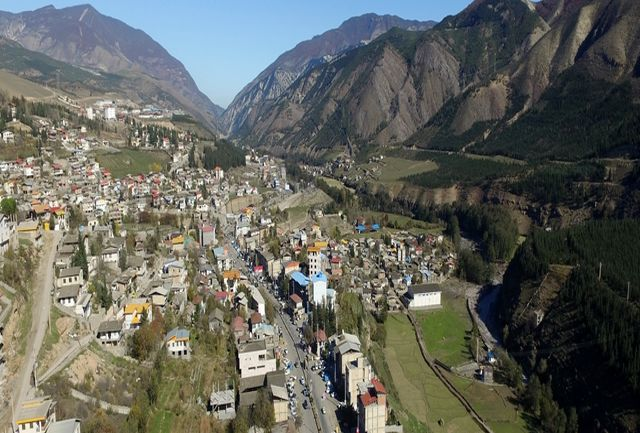
#> input picture 96131125_HW01/Images/Mazandaran.jpg, 640 x 433 px, found by its file name
$ python problem-1.py
#> lines starting #> are read from the running program, lines starting #| are printed output that depends on the picture
import numpy as np
import cv2 as cv
import matplotlib.pyplot as plt


def gamma_transform(img, c=1.0, gamma=1.0):
    """
    Gamma Transform, this function avoid repetition in calculation
    :param img: input image
    :param c:
    :param gamma:
    :return:
    """
    table = np.array([((i / 255.0) ** gamma) * 255 for i in np.arange(0, 256)])
    table = np.uint8(table)

    # apply gamma correction using the lookup table
    return cv.LUT(img, table)


# path of image
img_path = '.\Images\Mazandaran.jpg'

# read image form file
img = cv.imread(filename=img_path, flags=cv.IMREAD_GRAYSCALE)
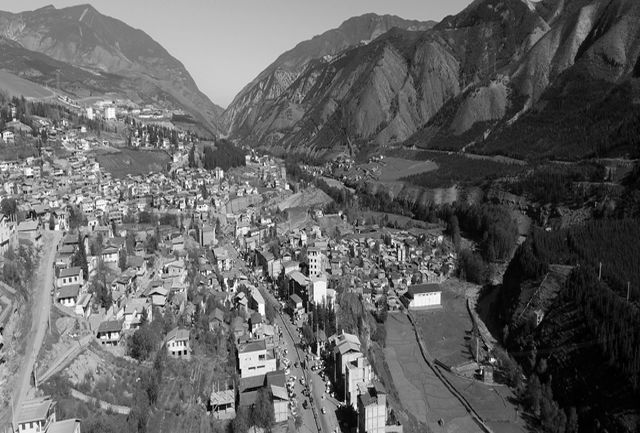
#> img: shape (433, 640); min 0, max 255, mean 99

# different gammas
gammas = [0.04, 0.10, 0.20, 0.40, 0.67, 1, 1.5, 2.5, 5, 10, 25]

# display image
fig = plt.figure()
ax = plt.subplot(3,4,1)
ax.set_title("Input Image")
plt.imshow(img, cmap='gray')
plt.gca().axes.get_xaxis().set_visible(False)
plt.gca().axes.get_yaxis().set_visible(False)


for idx, gamma in enumerate(gammas):
    new_img = gamma_transform(img=img, c=1, gamma=gamma)
    ax = plt.subplot(3, 4, idx+2)
    ax.set_title("Gamma ({})".format(gamma))
    plt.imshow(new_img, cmap='gray')
    plt.gca().axes.get_xaxis().set_visible(False)
    plt.gca().axes.get_yaxis().set_visible(False)
#> this loop made 11 passes
#> pass 1, `new_img = gamma_transform(img=img, c=1, gamma=gamma)`:
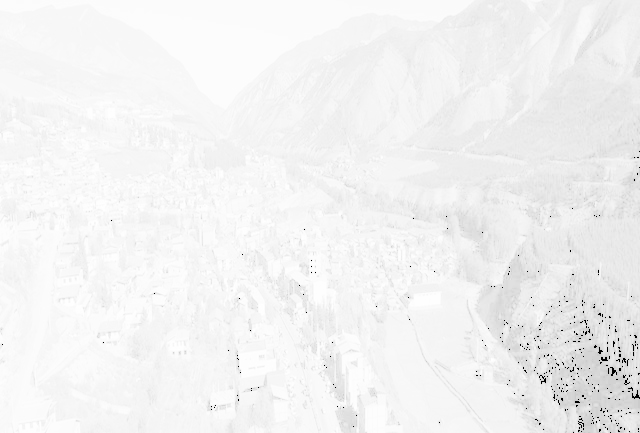
#> new_img: shape (433, 640); min 0, max 255, mean 242
#> pass 2, `new_img = gamma_transform(img=img, c=1, gamma=gamma)`:
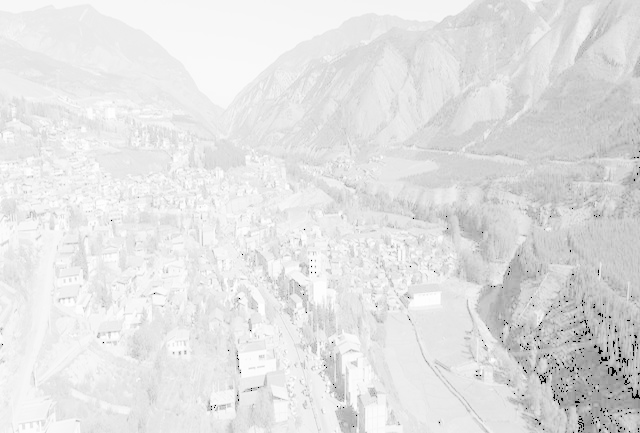
#> new_img: shape (433, 640); min 0, max 255, mean 225.8
#> pass 3, `new_img = gamma_transform(img=img, c=1, gamma=gamma)`:
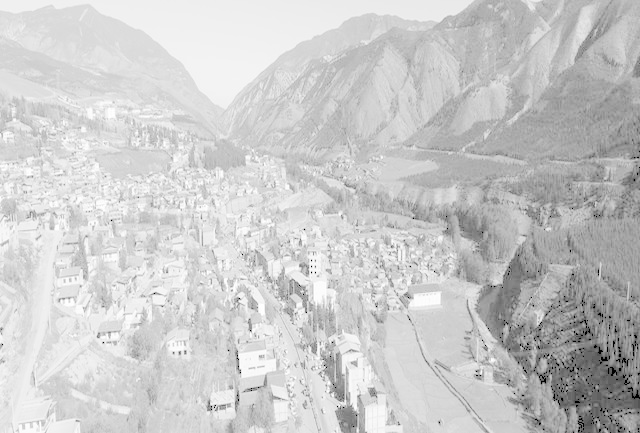
#> new_img: shape (433, 640); min 0, max 255, mean 202.2

plt.show()
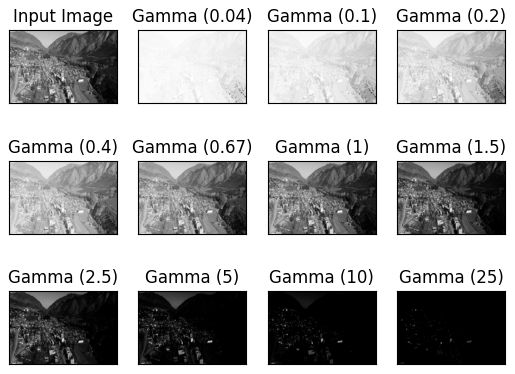
#> figure drawn by matplotlib, 12 panels

$ run again, with 96131125_HW01/Images/Cont1.jpg copied over 96131125_HW01/Images/Mazandaran.jpg
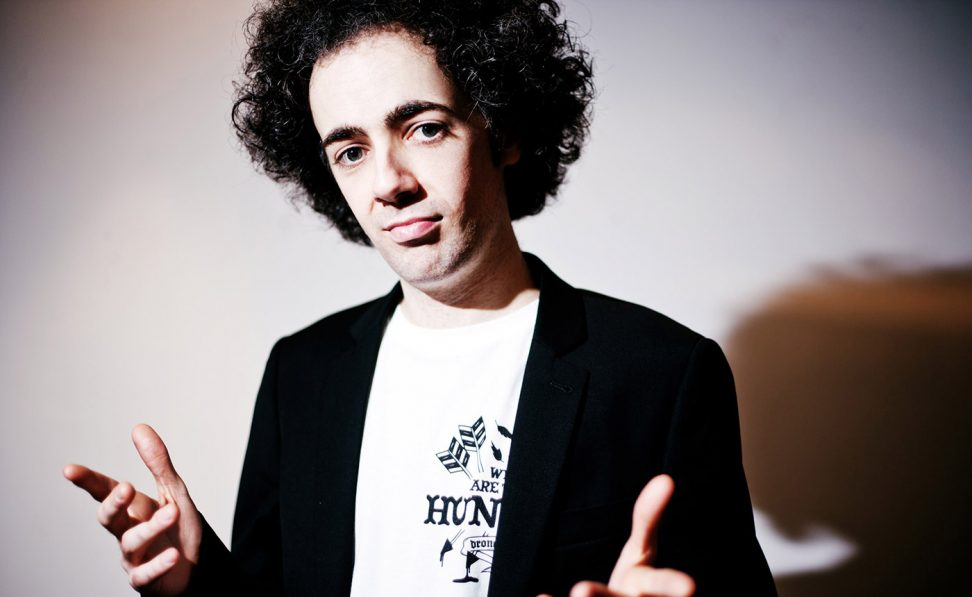
#> input picture 96131125_HW01/Images/Cont1.jpg, 972 x 597 px, found by its file name
#> the loop `for idx, gamma in enumerate(gammas):` made 11 passes
#> pass 1, `new_img = gamma_transform(img=img, c=1, gamma=gamma)`:
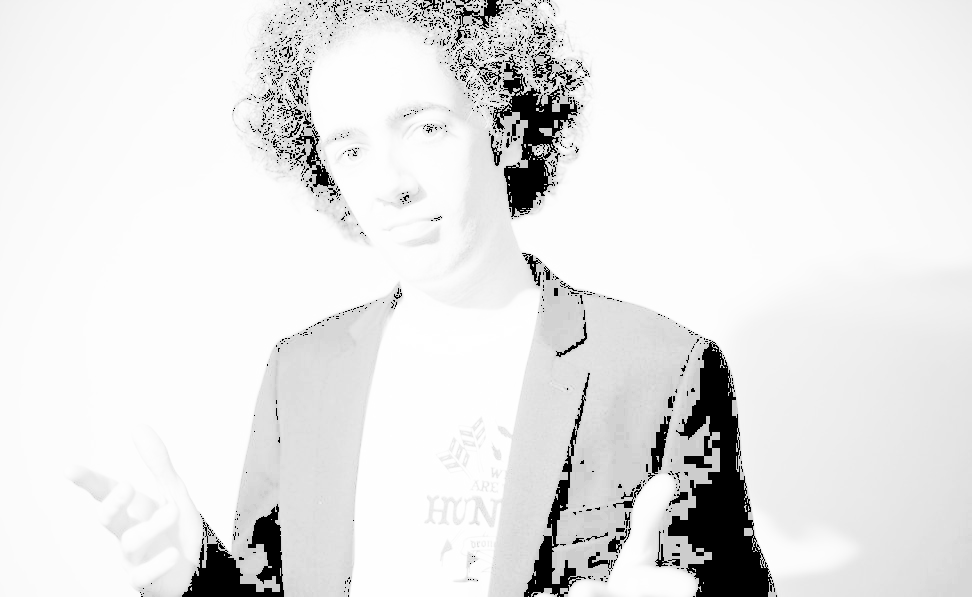
#> new_img: shape (597, 972); min 0, max 255, mean 229.7
#> pass 3, `new_img = gamma_transform(img=img, c=1, gamma=gamma)`:
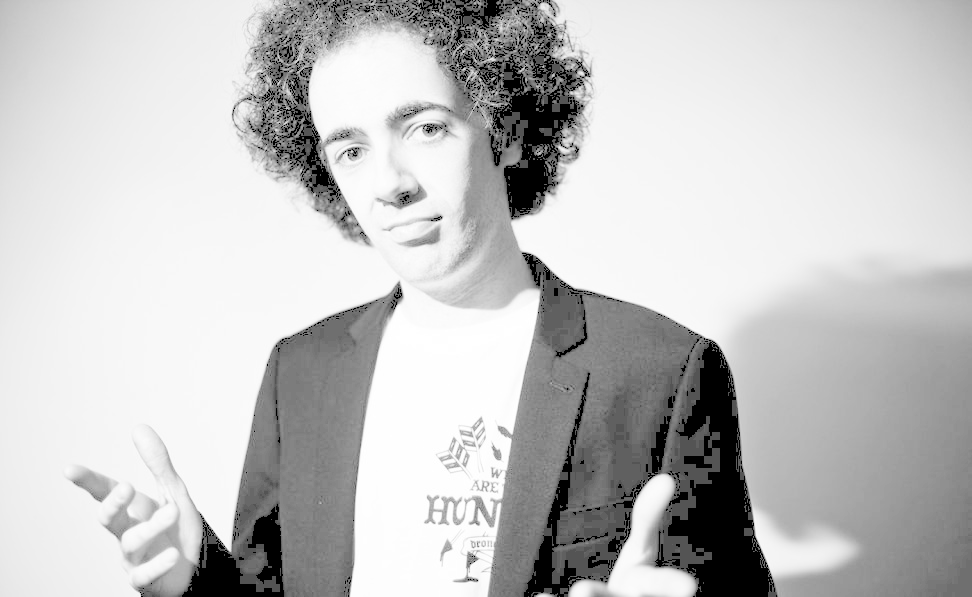
#> new_img: shape (597, 972); min 0, max 255, mean 195.2

$ run again, with 96131125_HW01/Images/Strike.jpg copied over 96131125_HW01/Images/Mazandaran.jpg
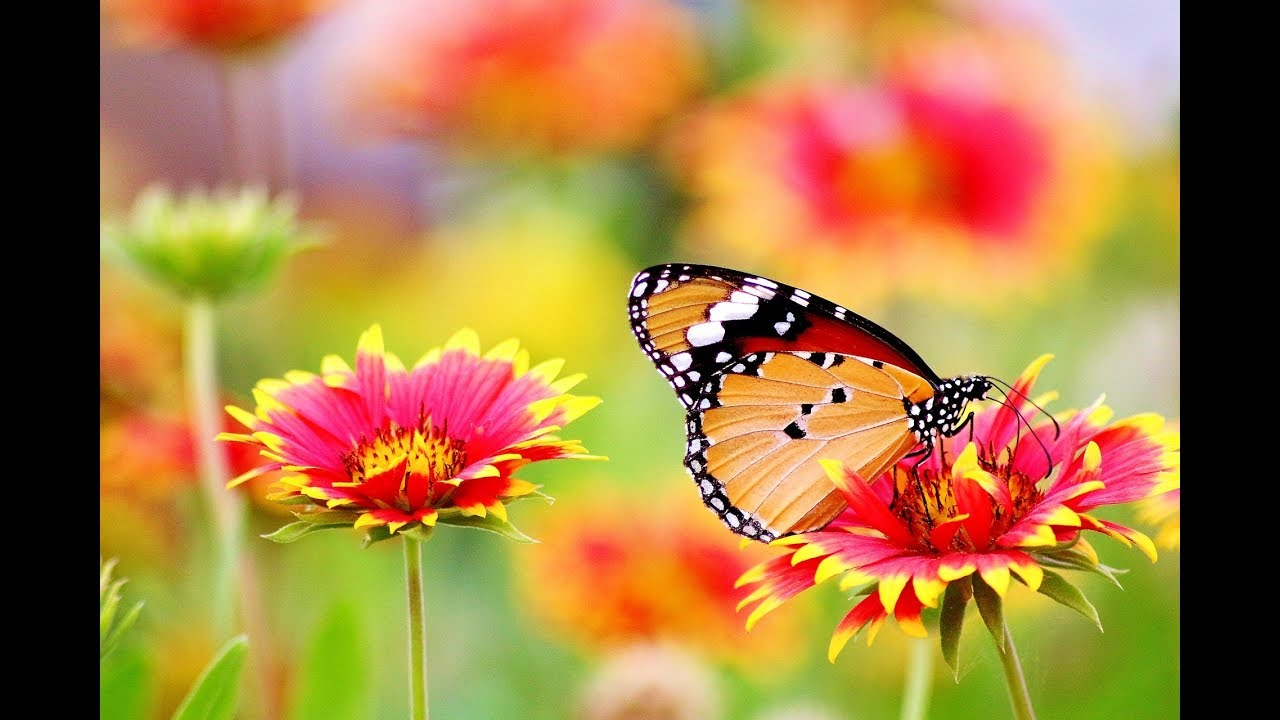
#> input picture 96131125_HW01/Images/Strike.jpg, 1280 x 720 px, found by its file name
#> `img = cv.imread(filename=img_path, flags=cv.IMREAD_GRAYSCALE)`:
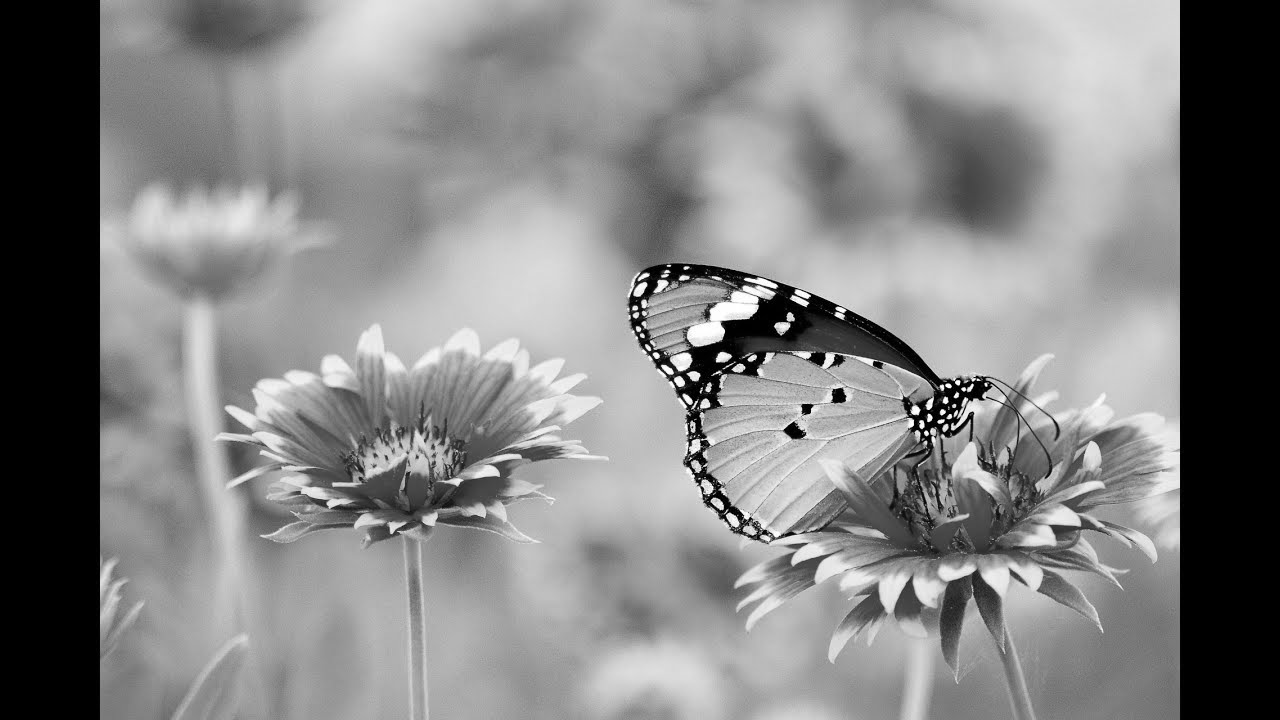
#> img: shape (720, 1280); min 0, max 255, mean 132.6
#> the loop `for idx, gamma in enumerate(gammas):` made 11 passes
#> pass 3, `new_img = gamma_transform(img=img, c=1, gamma=gamma)`:
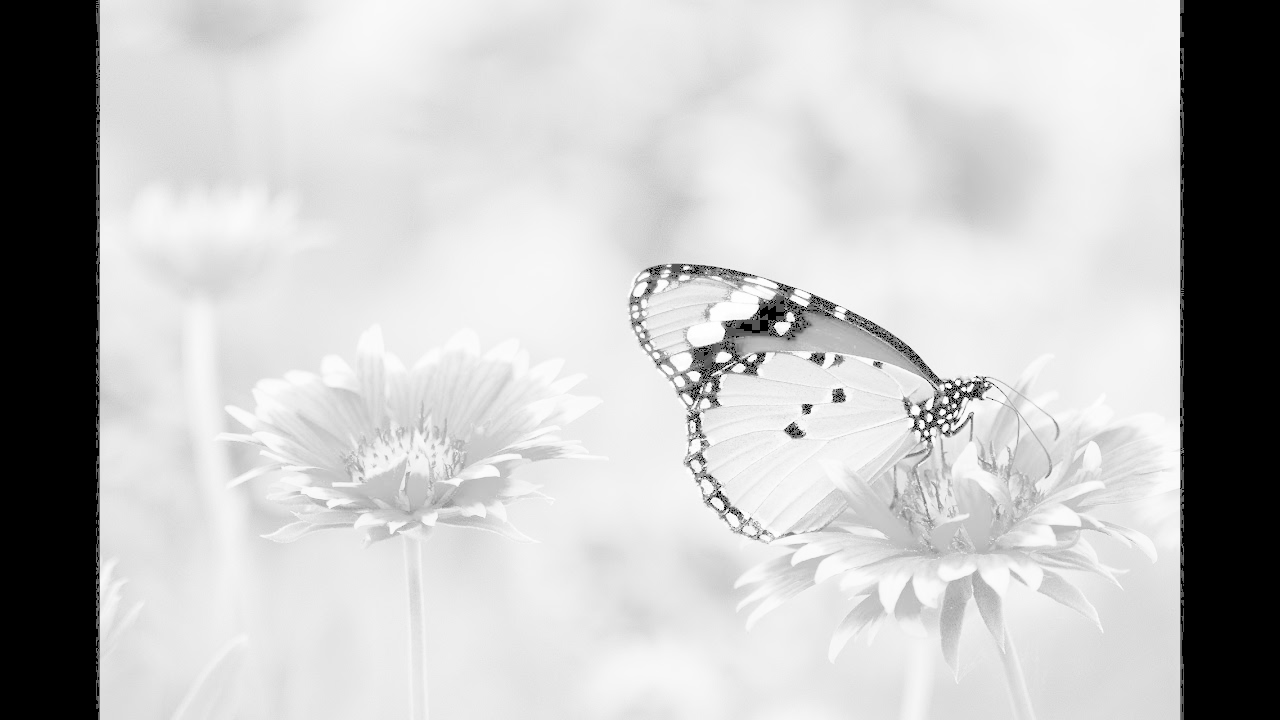
#> new_img: shape (720, 1280); min 0, max 255, mean 193.1
